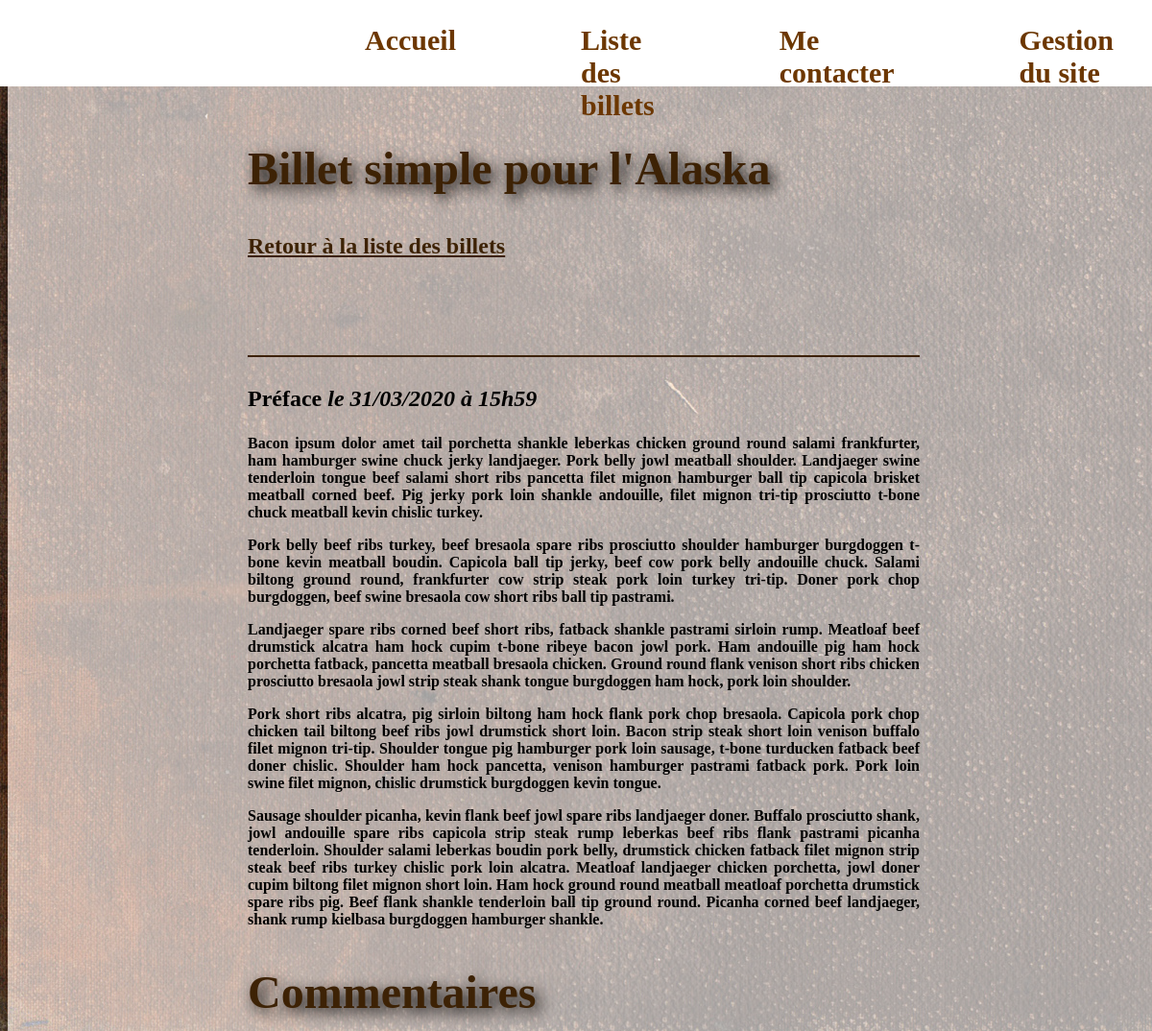
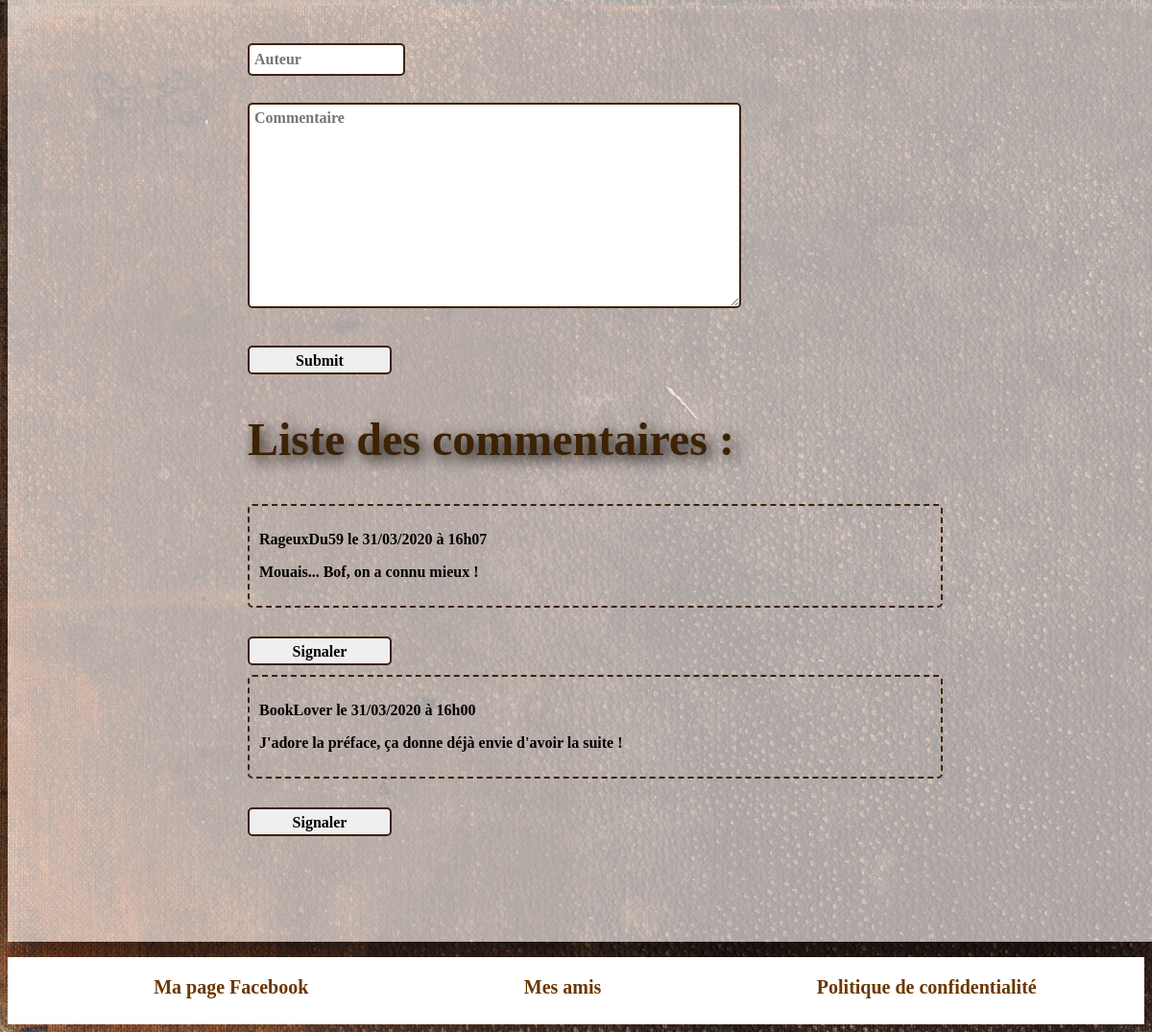
The app's page /index.php?action=postView&id=37 with its own data (2 pictures, top to bottom).
### tables this page shows
CREATE TABLE IF NOT EXISTS `posts` (
  `id` int(11) NOT NULL AUTO_INCREMENT,
  `title` varchar(255) NOT NULL,
  `content` text NOT NULL,
  `creation_date` datetime NOT NULL,
  PRIMARY KEY (`id`)
);

CREATE TABLE IF NOT EXISTS `comments` (
  `id` int(11) NOT NULL AUTO_INCREMENT,
  `post_id` int(11) NOT NULL,
  `author` varchar(255) NOT NULL,
  `comment` text NOT NULL,
  `comment_date` datetime NOT NULL,
  `report` tinyint(1) NOT NULL DEFAULT '0',
  PRIMARY KEY (`id`)
);

### controller/frontend.php (called while the page is built, shortened)
<?php
require_once('model/PostManager.php');
require_once('model/CommentManager.php');
function postView() {
    $postManager = new PostManager();
    $commentManager = new CommentManager();
    $post = $postManager->getPost($_GET['id']);
    $comments = $commentManager->getCommentsByPostId($_GET['id']);
    require('view/frontend/postView.php');
}

### model/PostManager.php (called while the page is built, shortened)
<?php
class PostManager extends Manager
{
    public function getPost($postId) {
        $db = $this->dbConnect();
        $req = $db->prepare('SELECT id, title, content,
        DATE_FORMAT(creation_date, \'%d/%m/%Y à %Hh%i\') AS creation_date_fr
        FROM posts WHERE id = ?');
        $req->execute(array($postId));
        $post = $req->fetch();
        return $post;
    }
}

### model/CommentManager.php (called while the page is built, shortened)
<?php
class CommentManager extends Manager
{
    public function getCommentsByPostId($postId)
    {
        $db = $this->dbConnect();
        $comments = $db->prepare('SELECT id, author, comment, report, DATE_FORMAT(comment_date, \'%d/%m/%Y à %Hh%i\') AS comment_date_fr FROM comments WHERE post_id = ? ORDER BY comment_date DESC');
        $comments->execute(array($postId));
        return $comments;
    }
}

### view/frontend/postView.php (the view, shortened to what this page needs)
<h2>Billet simple pour l'Alaska</h2>
<a class="liens" href="index.php?action=listPosts">Retour à la liste des billets</a>
<div class="newPost">
    <h3>
        <?= htmlspecialchars($post['title']) ?>
        <em>le <?= htmlspecialchars($post['creation_date_fr']) ?></em>
    </h3>
    <?php
    $allowedTags = '<p><strong><em><u><h1><h2><h3><h4><h5><h6><img><li><ol><ul><span><div><br><ins><del>';
    $postContent = strip_tags(stripslashes($post['content']), $allowedTags);
    echo $postContent;
    ?>
</div>
<h2>Commentaires</h2>
<form action="index.php?action=addComment&amp;id=<?= htmlspecialchars($post['id']) ?>" method="post">
    <div>
        <label for="author"></label><br />
        <input type="text" id="author" name="author" placeholder="Auteur" />
    </div>
    <div>
        <label for="comment"></label><br />
        <textarea id="comment" name="comment" placeholder="Commentaire"></textarea>
    </div>
    <div>
        <input class="submit" type="submit" />
    </div>
</form>
<h2>Liste des commentaires :</h2>
<?php while ($comment = $comments->fetch()) { ?>
    <div id="commentaires">
        <p><strong><?= htmlspecialchars($comment['author']) ?></strong> le <?= $comment['comment_date_fr'] ?></p>
        <p><?= nl2br(htmlspecialchars($comment['comment'])) ?></p>
    </div>
    <?php if ($comment['report'] == 0) : ?>
        <form action="index.php?action=reportComment&amp;id=<?= htmlspecialchars($comment['id']) . '&postId=' . htmlspecialchars($post['id']) ?>" method="post">
            <input class="submit" type="submit" value="Signaler" />
        </form>
    <?php endif; ?>
<?php
}
?>
<?php require('template.php'); ?>

### public/css/style.css (style rules this page uses)
h1, h2 { font-family: 'curve'; font-weight: bold; text-shadow: 5px 5px 15px black; }
h2 { font-size: 3em; color: #3D2205; }
body { font-family: 'quicksand'; background-image: url("../images/bg.jpg"); }
body p { font-size: 16px; font-weight: bold; }
.newPost { font-weight: bold; margin-top: 100px; text-align: justify; }
.newPost p { font-size: 16px; }
.newPost h3 { border-top: 2px solid #3D2205; padding-top: 30px; font-size: 1.5em; }
#commentaires { border: 2px dashed #3D2205; border-radius: 5px; width: fit-content; padding: 10px; margin-bottom: 30px; width: 100%; }
input { width: 150px; height: 20px; font-size: 16px; border: 2px solid #3D2205; border-radius: 5px; font-family: 'quicksand'; font-weight: bold; display: flex; flex-direction: column; padding: 5px; margin-bottom: 10px; }
textarea { width: 500px; height: 200px; font-size: 16px; border: 2px solid #3D2205; border-radius: 5px; font-family: 'quicksand'; font-weight: bold; padding: 5px; margin-bottom: 5px; }
.submit { width: 150px; height: 30px; justify-content: center; margin-top: 30px; }
.liens { color: #3D2205; font-size: 1.5em; font-weight: bold; }

### records on screen
posts: title "Préface", content "Bacon ipsum dolor amet tail porchetta shankle leberkas chicken ground round salami frankfurter, ham hamburger swine chuck jerky landjaeger. Pork belly jowl meatball shoulder. Landjaeger swine tenderloin tongue beef salami short ribs pancetta filet mignon hamburger ball tip capicola brisket meatball corned beef. Pig jerky pork loin shankle andouille, filet mignon tri-tip prosciutto t-bone chuck meatball kevin chislic turkey. Pork belly beef ribs turkey, beef bresaola spare ribs prosciutto shoulder hamburger burgdoggen t-bone kevin meatball boudin. Capicola ball tip jerky, beef cow pork belly andouille chuck. Salami biltong ground round, frankfurter cow strip steak pork loin turkey tri-tip.…"
comments: author "RageuxDu59", comment_date_fr "31/03/2020 à 16h07", comment "Mouais... Bof, on a connu mieux !"
comments: author "BookLover", comment_date_fr "31/03/2020 à 16h00", comment "J'adore la préface, ça donne déjà envie d'avoir la suite !"

### other values on screen
$post['creation_date_fr'] "31/03/2020 à 15h59"
